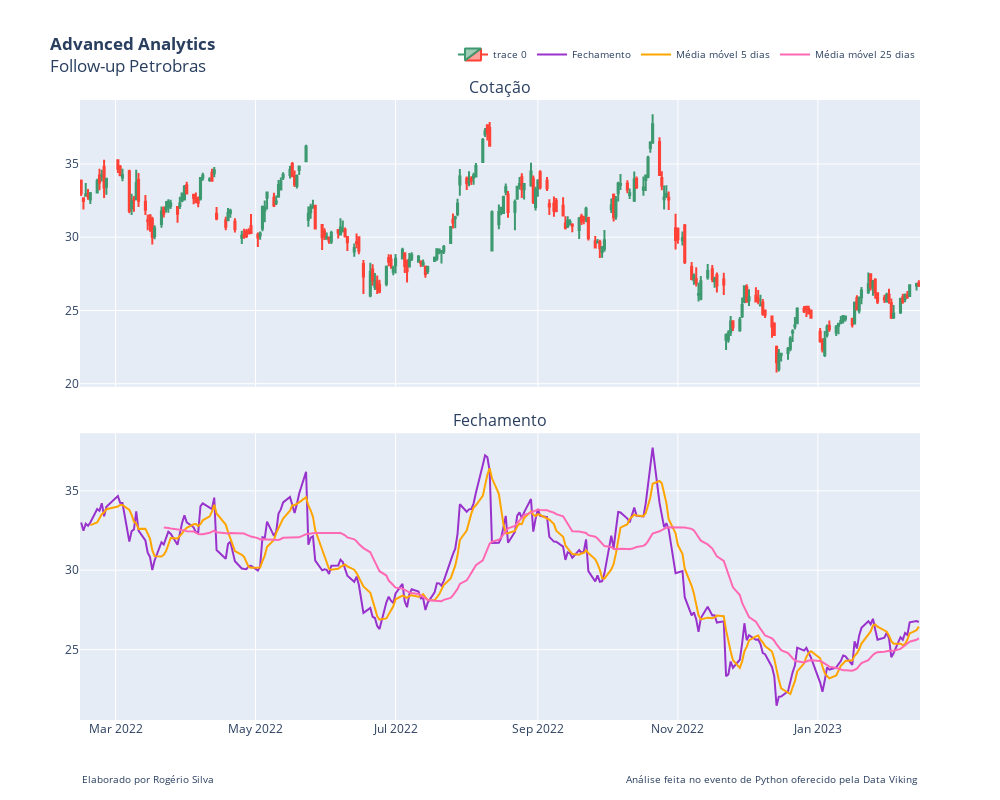

Notebook source saved alongside this figure:
### Code cell
# Definindo a figura do relatório
figura = make_subplots(
    rows=2,
    cols=1,
    specs=[
        [{'type':'scatter'}],
        [{'type':'scatter'}]
    ],
    vertical_spacing=0.075,
    shared_xaxes=True,
    subplot_titles=('Cotação', 'Fechamento')
)

# Layout e dimensão

figura.update_layout(
    width=1000,
    height=800,
    title_text='<b>Advanced Analytics</b><br>Follow-up Petrobras'
)

# Adicionando um gráfico na primeira posição

figura.add_trace(
    go.Candlestick(
            x=dados.index,
            open=dados['Open'],
            high=dados['High'],
            low=dados['Low'],
            close=dados['Close'],
            #increasing_line_color='darkblue',
            #decreasing_line_color='orange'
        ),
    row=1, col=1
)

figura.update_layout(
    xaxis_rangeslider_visible=False
)

# Adicionando um gráfico na segunda posição

figura.add_trace(
    go.Scatter(
        x=dados.index,
        y=dados['Close'],
        mode='lines',
        name='Fechamento',
        line=(dict(color='darkorchid'))
    ),
    row=2, col=1
)

figura.add_trace(
    go.Scatter(
        x=dados.index,
        y=dados['media_movel5'],
        mode='lines',
        name='Média móvel 5 dias',
        line=(dict(color='orange'))
    ),
    row=2, col=1
)

figura.add_trace(
    go.Scatter(
        x=dados.index,
        y=dados['media_movel25'],
        mode='lines',
        name='Média móvel 25 dias',
        line=(dict(color='hotpink'))
    ),
    row=2, col=1
)

figura.update_layout(
    legend=dict(
        orientation='h',
        yanchor='bottom',
        y=1.05,
        xanchor='right',
        x=1,
        font=dict(size=10)
    )
)

figura.add_annotation(
    showarrow=False,
    text='Análise feita no evento de Python oferecido pela Data Viking',
    font=dict(size=10),
    xref='x domain',
    x=1,
    yref='y domain',
    y=-1.4
    
)

figura.add_annotation(
    showarrow=False,
    text='Elaborado por Rogério Silva',
    font=dict(size=10),
    xref='x domain',
    x=0,
    yref='y domain',
    y=-1.4
    
)

# Visualizando a figura

figura.show()

### Figure 1 — Plotly figure (JSON) as saved in the notebook; plotly's stock layout.template omitted (floating-point values rounded to 4 significant figures; data arrays with more than 128 entries replaced by an {"elided": "..."} marker saying what was removed)
{"data": [{"close": {"elided": "252 float values"}, "high": {"elided": "252 float values"}, "low": {"elided": "252 float values"}, "open": {"elided": "252 float values"}, "type": "candlestick", "x": {"elided": "252 str values"}, "xaxis": "x", "yaxis": "y"}, {"line": {"color": "darkorchid"}, "mode": "lines", "name": "Fechamento", "type": "scatter", "x": {"elided": "252 str values"}, "xaxis": "x2", "y": {"elided": "252 float values"}, "yaxis": "y2"}, {"line": {"color": "orange"}, "mode": "lines", "name": "Média móvel 5 dias", "type": "scatter", "x": {"elided": "252 str values"}, "xaxis": "x2", "y": {"elided": "252 float values"}, "yaxis": "y2"}, {"line": {"color": "hotpink"}, "mode": "lines", "name": "Média móvel 25 dias", "type": "scatter", "x": {"elided": "252 str values"}, "xaxis": "x2", "y": {"elided": "252 float values"}, "yaxis": "y2"}], "layout": {"annotations": [{"font": {"size": 16}, "showarrow": false, "text": "Cotação", "x": 0.5, "xanchor": "center", "xref": "paper", "y": 1, "yanchor": "bottom", "yref": "paper"}, {"font": {"size": 16}, "showarrow": false, "text": "Fechamento", "x": 0.5, "xanchor": "center", "xref": "paper", "y": 0.4625, "yanchor": "bottom", "yref": "paper"}, {"font": {"size": 10}, "showarrow": false, "text": "Análise feita no evento de Python oferecido pela Data Viking", "x": 1, "xref": "x domain", "y": -1.4, "yref": "y domain"}, {"font": {"size": 10}, "showarrow": false, "text": "Elaborado por Rogério Silva", "x": 0, "xref": "x domain", "y": -1.4, "yref": "y domain"}], "height": 800, "legend": {"font": {"size": 10}, "orientation": "h", "x": 1, "xanchor": "right", "y": 1.05, "yanchor": "bottom"}, "title": {"text": "<b>Advanced Analytics</b><br>Follow-up Petrobras"}, "width": 1000, "xaxis": {"anchor": "y", "domain": [0, 1], "matches": "x2", "rangeslider": {"visible": false}, "showticklabels": false}, "xaxis2": {"anchor": "y2", "domain": [0, 1]}, "yaxis": {"anchor": "x", "domain": [0.5375, 1]}, "yaxis2": {"anchor": "x2", "domain": [0, 0.4625]}}}
